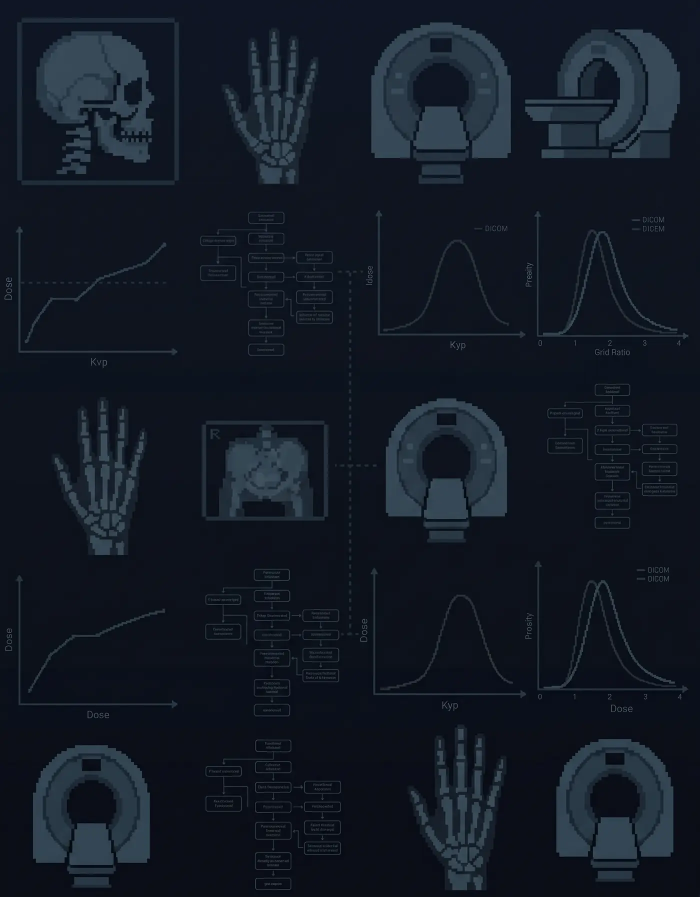
#> input picture data/gate-bg.webp, 1400 x 1793 px (shown at 1/2 size)
$ python build-gate-bg.py
#> lines starting #> are read from the running program, lines starting #| are printed output that depends on the picture
#!/usr/bin/env python3
"""Dithered backgrounds for the login gate and the loader scrims.

A smooth CSS gradient laid over 1-bit art turns its pixels into a grey
smudge. Here the fade toward the middle is part of the dither itself: pixel
density thins out, every pixel stays crisp.

  data/gate-bg-dither.png        x-ray collage, grey pixels, empty centre
  data/loader-scrim.png          black pixels, dense in the middle (480x270)
  data/loader-scrim-portrait.png same for the portrait clip (270x480)

Run: python3 scripts/build-gate-bg.py   (needs Pillow only)
"""
import math
from pathlib import Path
from PIL import Image

DATA = Path(__file__).resolve().parent.parent / 'data'
B4 = [[0, 8, 2, 10], [12, 4, 14, 6], [3, 11, 1, 9], [15, 7, 13, 5]]


def smooth(e0, e1, x):
    t = max(0.0, min(1.0, (x - e0) / (e1 - e0)))
    return t * t * (3 - 2 * t)


def ellipse(x, y, w, h, cx, cy, rx, ry):
    return math.hypot((x / w - cx) / rx, (y / h - cy) / ry)


def gate():
    src = Image.open(DATA / 'gate-bg.webp').convert('L').resize((700, 896), Image.BOX)
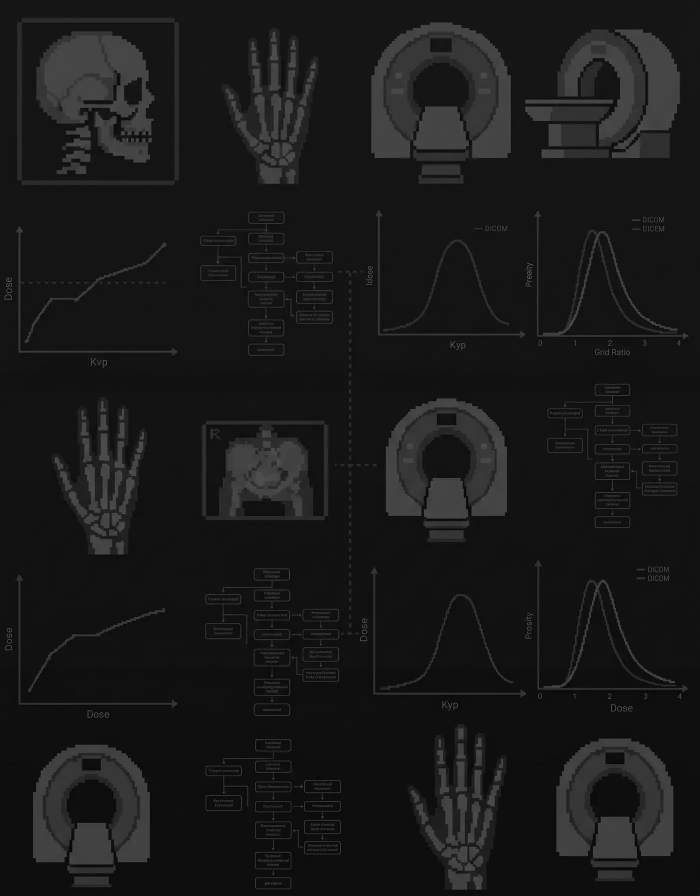
#> src: PIL image 700x896 L; min 5, max 98, mean 25.3
    lo, hi = 26 / 255, 150 / 255
    px = src.load()
    out = Image.new('L', src.size, 0)
#> out: PIL image 700x896 L; every value is 0
    op = out.load()
    for y in range(src.height):
        for x in range(src.width):
            v = (px[x, y] / 255 - lo) / (hi - lo)
            # the login column sits in the middle: art fades out around it
            v *= smooth(.55, 1.05, ellipse(x, y, src.width, src.height, .5, .46, .36, .44))
            if v > (B4[y & 3][x & 3] + .5) / 16:
                op[x, y] = 118                     # quiet grey pixels, no CSS dimming
    out.save(DATA / 'gate-bg-dither.png', optimize=True)


def scrim(w, h, rx, ry, name):
    img = Image.new('LA', (w, h), (0, 0))
    p = img.load()
    for y in range(h):
        for x in range(w):
            cover = 1 - smooth(.55, 1.0, ellipse(x, y, w, h, .5, .5, rx, ry))
            if cover > (B4[y & 3][x & 3] + .5) / 16:
                p[x, y] = (0, 255)
    img.save(DATA / name, optimize=True)


if __name__ == '__main__':
#> (the run stopped early here; a loop or call above may not have finished)
